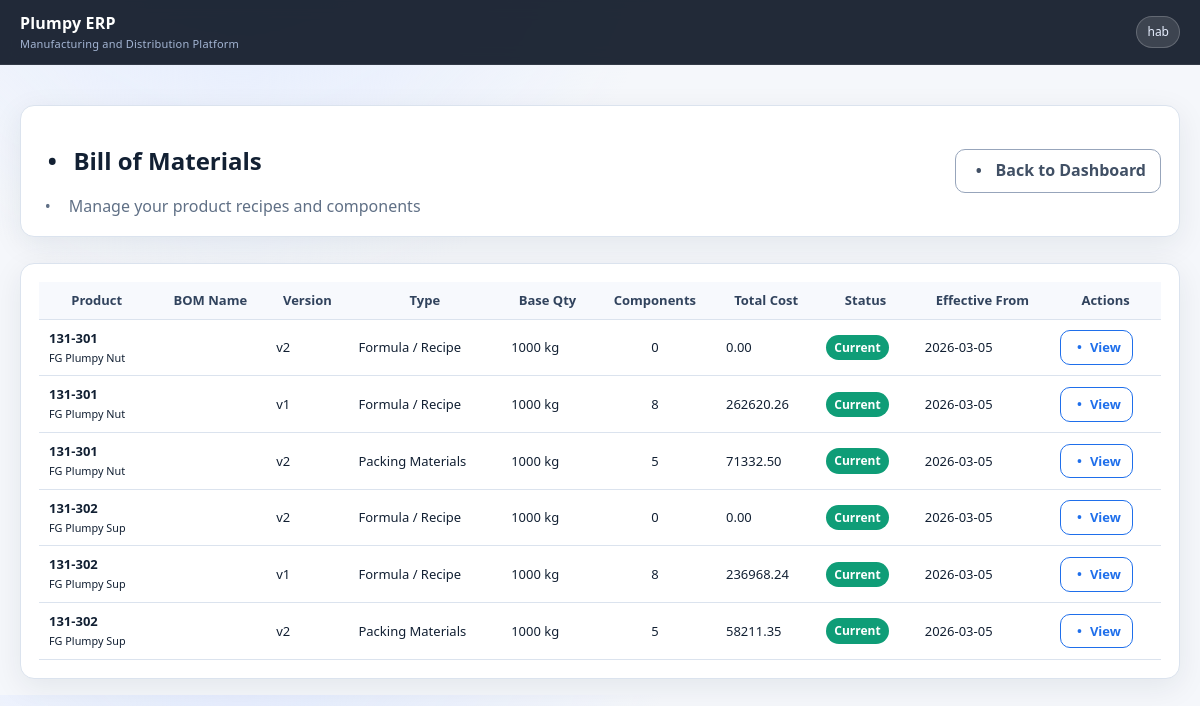
Before: /production/boms/ (signed in) with the older database file.
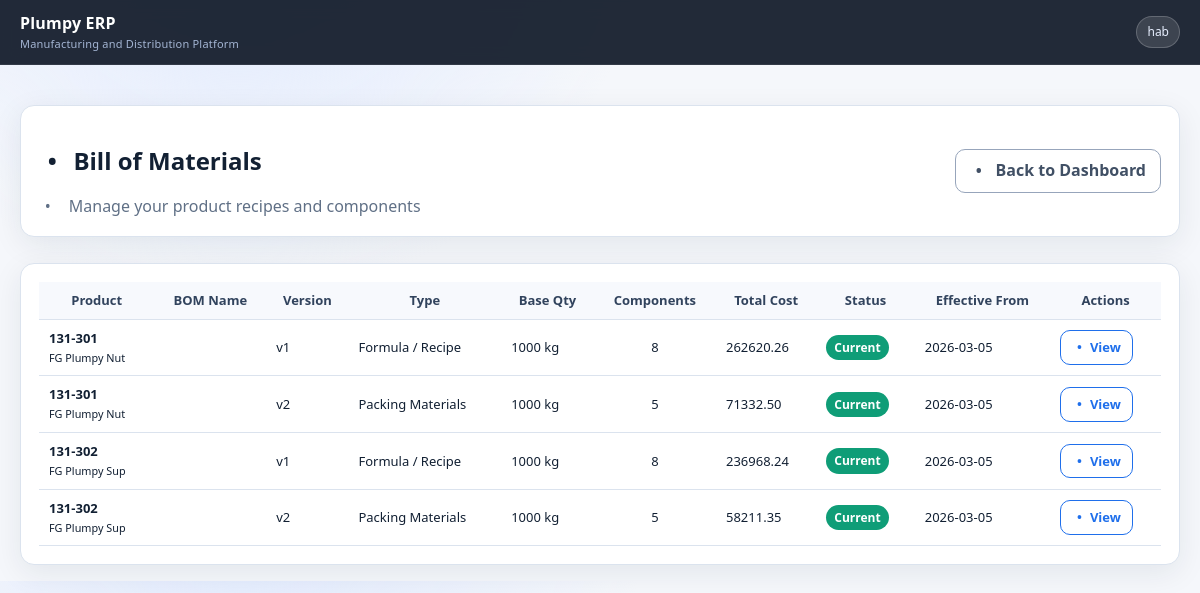
After: the same page with the newer database file.
### apps/production/models.py (models this page shows, shortened)
class BOM(CompanyModel):
    BOM_TYPE_CHOICES = [
        ("formula", "Formula / Recipe"),
        ("packing", "Packing Materials"),
    ]
    product = models.ForeignKey(
        Item,
        on_delete=models.PROTECT,
        limit_choices_to={"category": "finished"},
        related_name="boms",
    )
    bom_type = models.CharField(
        max_length=20,
        choices=BOM_TYPE_CHOICES,
        default="formula",
    )
    version = models.PositiveIntegerField(default=1)
    is_active = models.BooleanField(default=True)
    is_default = models.BooleanField(
        default=False,
        help_text="Default BOM for this product type",
    )
    effective_from = models.DateField(default=timezone.now)
    effective_to = models.DateField(
        null=True,
        blank=True,
        help_text="Leave blank if currently active",
    )
    notes = models.TextField(
        blank=True,
        help_text="Example: WHO compliant recipe v2.3",
    )
    base_quantity = models.DecimalField(
        max_digits=10,
        decimal_places=4,
        default=Decimal("1000.0000"),
        help_text="Base quantity (1000 kg)",
    )
    base_uom = models.ForeignKey(
        Unit,
        on_delete=models.PROTECT,
        related_name="bom_base_units",
    )
    yield_percent = models.DecimalField(
        max_digits=7,
        decimal_places=2,
        default=100.00,
        validators=[
            MinValueValidator(0),
            MaxValueValidator(100),
        ],
        help_text="Expected yield %",
    )
    created_at = models.DateTimeField(auto_now_add=True)
    updated_at = models.DateTimeField(auto_now=True)
    created_by = models.ForeignKey(
        "auth.User",
        on_delete=models.SET_NULL,
        null=True,
        blank=True,
        related_name="created_boms",
    )
    class Meta:
        unique_together = [["product", "bom_type", "version"]]
        ordering = ["product", "bom_type", "-version"]
        indexes = [
            models.Index(fields=["product", "bom_type", "is_active"]),
            models.Index(fields=["effective_from", "effective_to"]),
        ]
        verbose_name = "Bill of Materials"
        verbose_name_plural = "Bills of Materials"
    @property
    def is_current(self):
        today = timezone.now().date()
        valid_from = self.effective_from <= today
        not_expired = not self.effective_to or self.effective_to >= today
        return self.is_active and valid_from and not_expired
    @property
    def total_material_cost_per_base(self):
        total = Decimal("0")
        lines = self.lines.select_related("component")
        for line in lines:
            cost = line.quantity_per_base * (
                line.component.unit_cost or Decimal("0")
            )
            total += cost
        return total

class BOMLine(CompanyModel):
    bom = models.ForeignKey(
        BOM,
        on_delete=models.CASCADE,
        related_name="lines",
    )
    component = models.ForeignKey(
        Item,
        on_delete=models.PROTECT,
        limit_choices_to={"category__in": ["raw", "packing"]},
        related_name="bom_lines",
    )
    quantity_per_base = models.DecimalField(
        max_digits=15,
        decimal_places=6,
        validators=[MinValueValidator(0.000001)],
    )
    unit = models.ForeignKey(
        Unit,
        on_delete=models.PROTECT,
        related_name="bom_line_units",
    )
    wastage_percentage = models.DecimalField(
        max_digits=5,
        decimal_places=2,
        default=0,
        validators=[
            MinValueValidator(0),
            MaxValueValidator(100),
        ],
    )
    sequence = models.PositiveSmallIntegerField(
        default=10,
        help_text="10,20,30 order",
    )
    is_critical = models.BooleanField(default=False)
    notes = models.CharField(
        max_length=250,
        blank=True,
    )
    created_at = models.DateTimeField(auto_now_add=True)
    updated_at = models.DateTimeField(auto_now=True)
    class Meta:
        ordering = ["bom", "sequence", "id"]
        unique_together = [["bom", "component"]]
        indexes = [
            models.Index(fields=["bom", "component"]),
        ]
        verbose_name = "BOM Line"
        verbose_name_plural = "BOM Lines"

### apps/core/models.py (models this page shows, shortened)
class CompanyModel(models.Model):
    company = models.ForeignKey(
        'company.Company',
        on_delete=models.CASCADE,
        related_name='%(class)s_set',
        help_text="Company this record belongs to",
        null=True,
        blank=True
    )
    class Meta:
        abstract = True

class Item(CompanyModel):
    ITEM_CATEGORY = (
        ('raw', 'Raw Material'),
        ('semi', 'Semi-Finished'),
        ('finished', 'Finished Product'),
        ('packing', 'Packing Material'),
        ('consumable', 'Consumable'),
        ('asset', 'Fixed Asset'),
    )
    PRODUCT_TYPE = (
        ('plumpy_nut', "Plumpy'Nut"),
        ('plumpy_sup', "Plumpy'Sup"),
        ('other', 'Other'),
    )
    STOCK_VALUATION_METHOD = (
        ('fifo', 'FIFO - First In First Out'),
        ('lifo', 'LIFO - Last In First Out'),
        ('average', 'Weighted Average'),
        ('standard', 'Standard Cost'),
    )
    code = models.CharField(max_length=50, unique=True, db_index=True, help_text="Unique item code")
    peach_code = models.CharField(max_length=100, blank=True, verbose_name="Peach / Purchase Name")
    name = models.CharField(max_length=200, help_text="Item name")
    description = models.TextField(blank=True, help_text="Detailed description")
    category = models.CharField(max_length=20, choices=ITEM_CATEGORY, db_index=True)
    product_type = models.CharField(max_length=20, choices=PRODUCT_TYPE, blank=True, null=True)
    unit = models.ForeignKey(Unit, on_delete=models.PROTECT, related_name='items')
    is_active = models.BooleanField(default=True, db_index=True)
    is_purchased = models.BooleanField(default=True, help_text="Can this item be purchased?")
    is_sold = models.BooleanField(default=False, help_text="Can this item be sold?")
    is_stocked = models.BooleanField(default=True, help_text="Is this item stocked in inventory?")
    shelf_life_days = models.PositiveIntegerField(
        null=True,
        blank=True,
        help_text="730 for 24 months"
    )
    min_shelf_life_on_receipt = models.PositiveIntegerField(
        default=180,
        help_text="Minimum remaining shelf life when received (days)"
    )
    allergen_peanut = models.BooleanField(default=False, help_text="Contains peanut allergen")
    pack_size_kg = models.DecimalField(
        max_digits=8,
        decimal_places=4,
        null=True,
        blank=True,
        help_text="e.g. 0.092 for Plumpy'Nut sachet"
    )
    weight_kg = models.DecimalField(
        max_digits=10,
        decimal_places=4,
        null=True,
        blank=True,
        help_text="Item weight in kg"
    )
    volume_m3 = models.DecimalField(
        max_digits=10,
        decimal_places=4,
        null=True,
        blank=True,
        help_text="Item volume in cubic meters"
    )
    valuation_method = models.CharField(
        max_length=20,
        choices=STOCK_VALUATION_METHOD,
        default='average',
        help_text="Method used for stock valuation"
    )
    std_unit_price = models.DecimalField(
        max_digits=12,
        decimal_places=4,
        default=Decimal('0.0000'),
        verbose_name="Standard Unit Price",
        help_text="Standard / budgeted unit price (for variance analysis)"
    )
    unit_cost = models.DecimalField(
        max_digits=12,
        decimal_places=4,
        default=Decimal('0.0000'),
        verbose_name="Unit Cost",
        help_text="Cost per unit (per kg, per piece, etc.) - last purchase or average cost"
    )
    current_avg_cost = models.DecimalField(
        max_digits=12,
        decimal_places=4,
        default=Decimal('0.0000'),
        editable=False,
        verbose_name="Average Cost",
        help_text="Weighted average cost from purchases"
    )
    current_stock = models.DecimalField(
        max_digits=15,
        decimal_places=4,
        default=Decimal('0.0000'),
        verbose_name="Current Stock",
        help_text="Current quantity in stock (in the item's base unit)"
    )
    minimum_stock = models.DecimalField(
        max_digits=12,
        decimal_places=4,
        default=Decimal('0.0000'),
        verbose_name="Minimum Stock Level",
        help_text="Alert when stock falls below this level (safety stock)"
    )
    maximum_stock = models.DecimalField(
        max_digits=12,
        decimal_places=4,
        default=Decimal('0.0000'),
        verbose_name="Maximum Stock Level",
        help_text="Maximum desired stock level"
    )
    reorder_point = models.DecimalField(
        max_digits=12,
        decimal_places=4,
        default=Decimal('0.0000'),
        verbose_name="Reorder Point",
        help_text="When stock reaches this level, trigger reorder (should be >= minimum_stock)"
    )
    reorder_quantity = models.DecimalField(
        max_digits=12,
        decimal_places=4,
        default=Decimal('0.0000'),
        verbose_name="Reorder Quantity",
        help_text="Suggested quantity to order when below reorder point"
    )
    lead_time_days = models.PositiveIntegerField(
        default=0,
        help_text="Typical lead time in days for procurement"
    )
    tax_rate = models.DecimalField(
        max_digits=5,
        decimal_places=2,
        default=15.00,
        help_text="VAT/Tax rate percentage"
    )
    hs_code = models.CharField(
        max_length=20,
        blank=True,
        verbose_name="HS Code",
        help_text="Harmonized System code for customs"
    )
    default_location = models.CharField(
        max_length=100,
        blank=True,
        help_text="Default storage location in warehouse"
    )
    bin_location = models.CharField(
        max_length=50,
        blank=True,
        help_text="Bin/shelf location"
    )
    created_at = models.DateTimeField(auto_now_add=True)
    updated_at = models.DateTimeField(auto_now=True)
    created_by = models.ForeignKey(
        'auth.User',
        on_delete=models.SET_NULL,
        null=True,
        blank=True,
        related_name='created_items'
    )
    class Meta:
        verbose_name = "Item"
        verbose_name_plural = "Items"
        ordering = ['code']
        indexes = [
            models.Index(fields=['code']),
            models.Index(fields=['category']),
            models.Index(fields=['is_active']),
            models.Index(fields=['product_type']),
            models.Index(fields=['current_stock', 'minimum_stock']),
        ]

### apps/production/views.py (the view)
# urls.py: path('boms/', views.bom_list, name='bom_list'),
@login_required
def bom_list(request):
    boms = BOM.objects.filter(is_active=True).select_related('product').prefetch_related('lines')
    for bom in boms:
        bom.component_count = bom.lines.count()
    context = {
        'boms': boms,
    }
    return render(request, 'production/bom_list.html', context)

### apps/company/context_processors.py (called while the page is built)
def company_context(request):
    context = {}
    company_id = request.session.get('current_company_id')
    if company_id:
        try:
            company = Company.objects.get(id=company_id, is_active=True)
            context['current_company'] = company
            request.company = company  # Set on request for backward compatibility
        except Company.DoesNotExist:
            context['current_company'] = None
            if 'current_company_id' in request.session:
                del request.session['current_company_id']
            if 'current_company_name' in request.session:
                del request.session['current_company_name']
    else:
        context['current_company'] = None
    context['available_companies'] = Company.objects.filter(is_active=True)
    return context

### apps/production/templates/production/bom_list.html (shortened to what the changed rows need)
{% extends 'base.html' %}
{% load static %}
{% block extra_css %}
<link rel="stylesheet" href="https://cdn.datatables.net/1.13.6/css/dataTables.bootstrap5.min.css">
{% endblock %}
{% block content %}
<div class="container-fluid py-4">
    <div class="row mb-4">
        <div class="col-12">
            <div class="card shadow-sm">
                <div class="card-body d-flex justify-content-between align-items-center">
                    <div>
                        <h2 class="mb-1">
                            <i class="bi bi-file-text me-2 text-primary"></i>Bill of Materials
                        </h2>
                    </div>
                </div>
            </div>
        </div>
    </div>
    <div class="row">
        <div class="col-12">
            <div class="card shadow-sm">
                <div class="card-body">
                    <div class="table-responsive">
                        <table class="table table-hover" id="bomTable">
                            <thead class="table-light">
                                <tr>
                                    <th>Product</th>
                                    <th>BOM Name</th>
                                    <th>Version</th>
                                    <th>Type</th>
                                    <th>Base Qty</th>
                                    <th>Components</th>
                                    <th>Total Cost</th>
                                    <th>Status</th>
                                    <th>Effective From</th>
                                    <th>Actions</th>
                                </tr>
                            </thead>
                            <tbody>
                                {% for bom in boms %}
                                <tr>
                                    <td>
                                        <strong>{{ bom.product.code }}</strong>
                                        <br><small>{{ bom.product.name }}</small>
                                    </td>
                                    <td>{{ bom.name }}</td>
                                    <td>v{{ bom.version }}</td>
                                    <td>{{ bom.get_bom_type_display }}</td>
                                    <td>1000 kg</td>
                                    <td class="text-center">{{ bom.component_count }}</td>
                                    <td class="text-end">{{ bom.total_material_cost_per_base|floatformat:2 }}</td>
                                    <td>
                                        {% if bom.is_active %}
                                            {% if bom.is_current %}
                                            <span class="badge bg-success">Current</span>
                                            {% else %}
                                            <span class="badge bg-warning">Inactive</span>
                                            {% endif %}
                                        {% else %}
                                        <span class="badge bg-secondary">Inactive</span>
                                        {% endif %}
                                    </td>
                                    <td>{{ bom.effective_from|date:"Y-m-d" }}</td>
                                    <td>
                                        <a href="{% url 'production:bom_detail' bom.id %}" class="btn btn-sm btn-outline-primary">
                                            <i class="bi bi-eye"></i> View
                                        </a>
                                    </td>
                                </tr>
                                {% endfor %}
                            </tbody>
                        </table>
                    </div>
                </div>
            </div>
        </div>
    </div>
</div>
{% endblock %}

Changed rows visible on the page:
removed BOM: product.code "131-301", product.name "FG Plumpy Nut", version "2", bom_type "Formula / Recipe", component_count "0", total_material_cost_per_base "0.00", is_active "Current", effective_from "2026-03-05"
removed BOM: product.code "131-302", product.name "FG Plumpy Sup", version "2", bom_type "Formula / Recipe", component_count "0", total_material_cost_per_base "0.00", is_active "Current", effective_from "2026-03-05"
